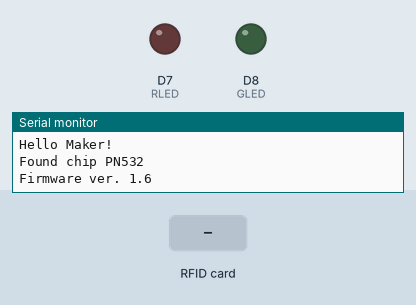
Recording of a sketch running on a simulated ESP8266 (NodeMCU). Shown: output pins drawn as LEDs (lit = HIGH), the last lines printed to the serial monitor. The inputs (shaded band) are chosen by the test bench. WiFi joins after 1.5 s; servers stay silent unless stated; no MQTT or app messages arrive unless stated.

Above: at 2.7 s.
2.8 s: RFID card 5E 7A 19 C4 held to the reader
At 3.7 s:
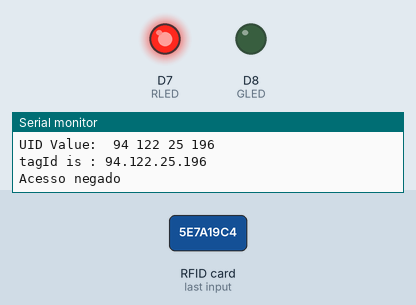
Timing chart, 0 to 6.3 s (numbered marks = the images above; inputs shaded):
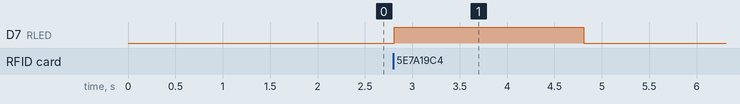

The sketch:

teste1.ino
```cpp
#include <SoftwareSerial.h>
#include <PN532_SWHSU.h>
#include <PN532.h>
#include <ESP8266WiFi.h>
#include <EspMQTTClient.h>

SoftwareSerial SWSerial( D2, D1 ); // RX, TX
#define GLED D8
#define RLED D7


const char* ssid     = "Nestori_2G";
const char* password = "Giulia10";

char BrokerURL[] = "broker.hivemq.com"; //URL do broker MQTT
char BrokerUserName[] = ""; //nome do usuario para autenticar no broker MQTT
char BrokerPassword[] = ""; //senha para autenticar no broker MQTT
char MQTTClientName[] = "mqtt-mack-pub"; //nome do cliente MQTT
int BrokerPort = 1883;

String TopicoPrefixo = "TESTMACK32152922"; //prefixo do topico
String Topico_01 = TopicoPrefixo+"/Entrada"; //nome do topico 01

EspMQTTClient clienteMQTT(ssid, password, BrokerURL, BrokerUserName, BrokerPassword, MQTTClientName, BrokerPort);

PN532_SWHSU pn532swhsu( SWSerial );
PN532 nfc( pn532swhsu );
String tagId = "None", dispTag = "None";
byte nuidPICC[4];

void onConnectionEstablished() {
}

void setup(void)
{
  Serial.begin(115200);
  pinMode(GLED, OUTPUT);
  pinMode(RLED, OUTPUT);
  clienteMQTT.enableDebuggingMessages();
  delay(10);

  // Connecting to a WiFi network
  Serial.println();
  Serial.println();
  Serial.print("Connecting to ");
  Serial.println(ssid);

  WiFi.begin(ssid, password);

  while (WiFi.status() != WL_CONNECTED) {
    delay(500);
    Serial.print(".");
  }

  Serial.println("");
  Serial.println("WiFi connected");
  Serial.println("IP address: ");
  Serial.println(WiFi.localIP());

  Serial.println("Hello Maker!");
  //  Serial2.begin(115200, SERIAL_8N1, RXD2, TXD2);
  nfc.begin();
  uint32_t versiondata = nfc.getFirmwareVersion();
  if (! versiondata)
  {
    Serial.print("Didn't Find PN53x Module");
    while (1); // Halt
  }
  // Got valid data, print it out!
  Serial.print("Found chip PN5");
  Serial.println((versiondata >> 24) & 0xFF, HEX);
  Serial.print("Firmware ver. ");
  Serial.print((versiondata >> 16) & 0xFF, DEC);
  Serial.print('.');
  Serial.println((versiondata >> 8) & 0xFF, DEC);
  // Configure board to read RFID tags
  nfc.SAMConfig();
  //Serial.println("Waiting for an ISO14443A Card ...");
}


void loop()
{
  readNFC();
  clienteMQTT.loop();

  if (clienteMQTT.isWifiConnected() == 1) {
    Serial.println("Conectado ao WiFi!");
  } else {
    Serial.println("Nao conectado ao WiFi!");
  }

  if (clienteMQTT.isMqttConnected() == 1) {
    Serial.println("Conectado ao broker MQTT!");
  } else {
    Serial.println("Nao conectado ao broker MQTT!");
  }

  Serial.println("Nome do cliente: " + String(clienteMQTT.getMqttClientName())
    + " / Broker MQTT: " + String(clienteMQTT.getMqttServerIp())
    + " / Porta: " + String(clienteMQTT.getMqttServerPort())
  );

  delay(1000);
}


void readNFC()
{
  boolean success;
  uint8_t uid[] = { 0, 0, 0, 0, 0, 0, 0 };  // Buffer to store the returned UID
  uint8_t uidLength;                       // Length of the UID (4 or 7 bytes depending on ISO14443A card type)
  success = nfc.readPassiveTargetID(PN532_MIFARE_ISO14443A, &uid[0], &uidLength);
  if (success)
  {
    Serial.print("UID Length: ");
    Serial.print(uidLength, DEC);
    Serial.println(" bytes");
    Serial.print("UID Value: ");
    for (uint8_t i = 0; i < uidLength; i++)
    {
      nuidPICC[i] = uid[i];
      Serial.print(" "); Serial.print(uid[i], DEC);
    }
    Serial.println();
    tagId = tagToString(nuidPICC);
    dispTag = tagId;
    Serial.print(F("tagId is : "));
    Serial.println(tagId);
    Serial.println("");
    if(tagId == "147.194.106.27" || tagId == "101.48.147.106"){
      digitalWrite(GLED, HIGH);
      Serial.print("Acesso liberado");
      String entrada = tagId + " Acesso liberado";
      clienteMQTT.publish(Topico_01, String(entrada));
      yield();
      delay(2000);  // 1 second halt
      digitalWrite(GLED, LOW);
    }
    else{
      digitalWrite(RLED, HIGH);
      Serial.print("Acesso negado");
      String entrada = tagId + " Acesso negado";
      clienteMQTT.publish(Topico_01, String(entrada));
      yield();
      delay(2000);  // 1 second halt
      digitalWrite(RLED, LOW);
    }
  }
}
String tagToString(byte id[4])
{
  String tagId = "";
  for (byte i = 0; i < 4; i++)
  {
    if (i < 3) tagId += String(id[i]) + ".";
    else tagId += String(id[i]);
  }
  return tagId;
}
```

Measured:
- after the input at 2.8 s, D7 (RLED): LOW → HIGH at once, → LOW 2.0 s later
